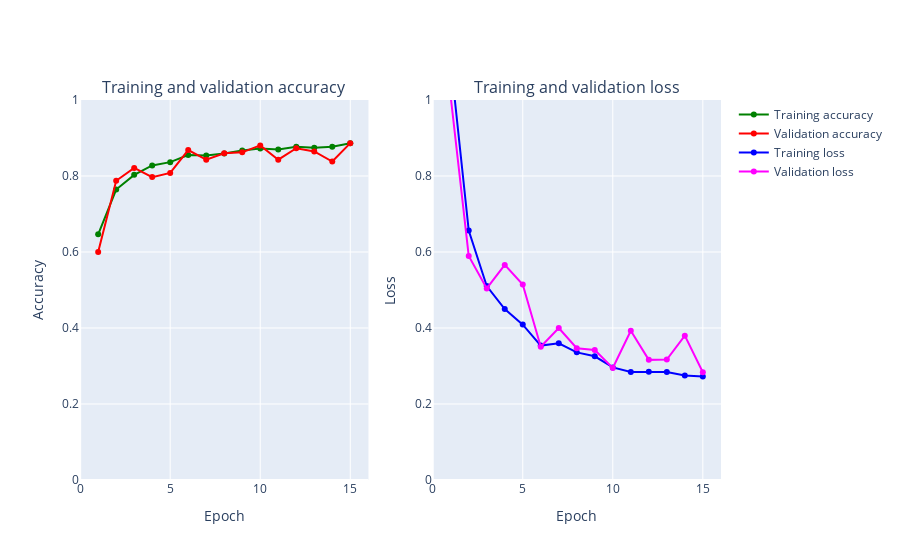

Notebook code for this chart:
### Markdown cell above
# Model 2 Stats

### Code cell
plot_accuracy_and_loss(train_model2)

### Figure 1 — Plotly figure (JSON) as saved in the notebook; plotly's stock layout.template omitted (floating-point values rounded to 4 significant figures)
{"data": [{"marker": {"color": "Green"}, "mode": "markers+lines", "name": "Training accuracy", "text": ["1", "2", "3", "4", "5", "6", "7", "8", "9", "10", "11", "12", "13", "14", "15"], "type": "scatter", "x": [1, 2, 3, 4, 5, 6, 7, 8, 9, 10, 11, 12, 13, 14, 15], "xaxis": "x", "y": [0.6464, 0.7643, 0.803, 0.8277, 0.8365, 0.8549, 0.854, 0.8595, 0.8673, 0.8722, 0.8697, 0.877, 0.8743, 0.8767, 0.8861], "yaxis": "y"}, {"marker": {"color": "Red"}, "mode": "markers+lines", "name": "Validation accuracy", "text": ["1", "2", "3", "4", "5", "6", "7", "8", "9", "10", "11", "12", "13", "14", "15"], "type": "scatter", "x": [1, 2, 3, 4, 5, 6, 7, 8, 9, 10, 11, 12, 13, 14, 15], "xaxis": "x", "y": [0.6002, 0.7874, 0.8213, 0.7971, 0.808, 0.8684, 0.843, 0.8599, 0.8623, 0.8804, 0.843, 0.8732, 0.8647, 0.8382, 0.8865], "yaxis": "y"}, {"marker": {"color": "Blue"}, "mode": "markers+lines", "name": "Training loss", "text": ["1", "2", "3", "4", "5", "6", "7", "8", "9", "10", "11", "12", "13", "14", "15"], "type": "scatter", "x": [1, 2, 3, 4, 5, 6, 7, 8, 9, 10, 11, 12, 13, 14, 15], "xaxis": "x2", "y": [1.102, 0.6565, 0.5105, 0.4499, 0.4089, 0.3538, 0.3597, 0.3359, 0.3255, 0.2964, 0.2843, 0.2851, 0.2842, 0.2749, 0.2724], "yaxis": "y2"}, {"marker": {"color": "Magenta"}, "mode": "markers+lines", "name": "Validation loss", "text": ["1", "2", "3", "4", "5", "6", "7", "8", "9", "10", "11", "12", "13", "14", "15"], "type": "scatter", "x": [1, 2, 3, 4, 5, 6, 7, 8, 9, 10, 11, 12, 13, 14, 15], "xaxis": "x2", "y": [1.008, 0.5896, 0.5041, 0.566, 0.5143, 0.3507, 0.4001, 0.3468, 0.3421, 0.2949, 0.3927, 0.3161, 0.3169, 0.3799, 0.2836], "yaxis": "y2"}], "layout": {"annotations": [{"font": {"size": 16}, "showarrow": false, "text": "Training and validation accuracy", "x": 0.225, "xanchor": "center", "xref": "paper", "y": 1, "yanchor": "bottom", "yref": "paper"}, {"font": {"size": 16}, "showarrow": false, "text": "Training and validation loss", "x": 0.775, "xanchor": "center", "xref": "paper", "y": 1, "yanchor": "bottom", "yref": "paper"}], "xaxis": {"anchor": "y", "domain": [0, 0.45], "title": {"text": "Epoch"}}, "xaxis2": {"anchor": "y2", "domain": [0.55, 1], "title": {"text": "Epoch"}}, "yaxis": {"anchor": "x", "domain": [0, 1], "range": [0, 1], "title": {"text": "Accuracy"}}, "yaxis2": {"anchor": "x2", "domain": [0, 1], "range": [0, 1], "title": {"text": "Loss"}}}}
